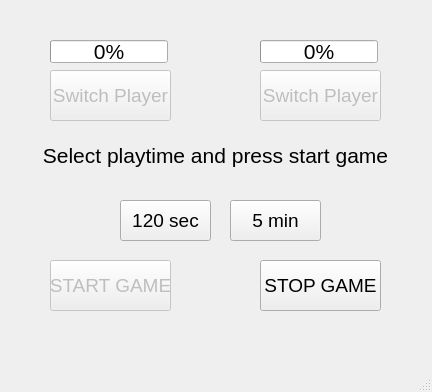
<?xml version="1.0" encoding="UTF-8"?>
<ui version="4.0">
 <class>MainWindow</class>
 <widget class="QMainWindow" name="MainWindow">
  <property name="geometry">
   <rect>
    <x>0</x>
    <y>0</y>
    <width>432</width>
    <height>392</height>
   </rect>
  </property>
  <property name="font">
   <font>
    <pointsize>16</pointsize>
   </font>
  </property>
  <property name="windowTitle">
   <string>MainWindow</string>
  </property>
  <widget class="QWidget" name="centralwidget">
   <widget class="QPushButton" name="btnPlayer1Switch">
    <property name="enabled">
     <bool>false</bool>
    </property>
    <property name="geometry">
     <rect>
      <x>50</x>
      <y>70</y>
      <width>121</width>
      <height>51</height>
     </rect>
    </property>
    <property name="font">
     <font>
      <pointsize>14</pointsize>
     </font>
    </property>
    <property name="text">
     <string>Switch Player</string>
    </property>
   </widget>
   <widget class="QPushButton" name="btnPlayer2Switch">
    <property name="enabled">
     <bool>false</bool>
    </property>
    <property name="geometry">
     <rect>
      <x>260</x>
      <y>70</y>
      <width>121</width>
      <height>51</height>
     </rect>
    </property>
    <property name="font">
     <font>
      <pointsize>14</pointsize>
     </font>
    </property>
    <property name="text">
     <string>Switch Player</string>
    </property>
   </widget>
   <widget class="QPushButton" name="btnStart">
    <property name="enabled">
     <bool>false</bool>
    </property>
    <property name="geometry">
     <rect>
      <x>50</x>
      <y>260</y>
      <width>121</width>
      <height>51</height>
     </rect>
    </property>
    <property name="font">
     <font>
      <pointsize>14</pointsize>
     </font>
    </property>
    <property name="text">
     <string>START GAME</string>
    </property>
   </widget>
   <widget class="QPushButton" name="btnStop">
    <property name="geometry">
     <rect>
      <x>260</x>
      <y>260</y>
      <width>121</width>
      <height>51</height>
     </rect>
    </property>
    <property name="font">
     <font>
      <pointsize>14</pointsize>
     </font>
    </property>
    <property name="text">
     <string>STOP GAME</string>
    </property>
   </widget>
   <widget class="QPushButton" name="btnShortGame">
    <property name="geometry">
     <rect>
      <x>120</x>
      <y>200</y>
      <width>91</width>
      <height>41</height>
     </rect>
    </property>
    <property name="font">
     <font>
      <pointsize>14</pointsize>
     </font>
    </property>
    <property name="text">
     <string>120 sec</string>
    </property>
   </widget>
   <widget class="QPushButton" name="btnLongGame">
    <property name="geometry">
     <rect>
      <x>230</x>
      <y>200</y>
      <width>91</width>
      <height>41</height>
     </rect>
    </property>
    <property name="font">
     <font>
      <pointsize>14</pointsize>
     </font>
    </property>
    <property name="text">
     <string>5 min</string>
    </property>
   </widget>
   <widget class="QProgressBar" name="progressBarPlayer1">
    <property name="geometry">
     <rect>
      <x>50</x>
      <y>40</y>
      <width>118</width>
      <height>23</height>
     </rect>
    </property>
    <property name="value">
     <number>0</number>
    </property>
   </widget>
   <widget class="QProgressBar" name="progressBarPlayer2">
    <property name="geometry">
     <rect>
      <x>260</x>
      <y>40</y>
      <width>118</width>
      <height>23</height>
     </rect>
    </property>
    <property name="value">
     <number>0</number>
    </property>
   </widget>
   <widget class="QLabel" name="labelInfo">
    <property name="geometry">
     <rect>
      <x>40</x>
      <y>135</y>
      <width>351</width>
      <height>41</height>
     </rect>
    </property>
    <property name="text">
     <string>Select playtime and press start game</string>
    </property>
    <property name="alignment">
     <set>Qt::AlignCenter</set>
    </property>
   </widget>
  </widget>
  <widget class="QMenuBar" name="menubar">
   <property name="geometry">
    <rect>
     <x>0</x>
     <y>0</y>
     <width>432</width>
     <height>33</height>
    </rect>
   </property>
  </widget>
  <widget class="QStatusBar" name="statusbar"/>
 </widget>
 <resources/>
 <connections/>
</ui>
